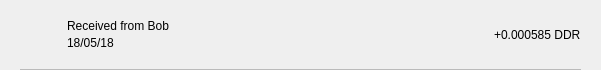
<?xml version="1.0" encoding="UTF-8"?>
<ui version="4.0">
 <class>TxRow</class>
 <widget class="QWidget" name="TxRow">
  <property name="geometry">
   <rect>
    <x>0</x>
    <y>0</y>
    <width>601</width>
    <height>70</height>
   </rect>
  </property>
  <property name="minimumSize">
   <size>
    <width>0</width>
    <height>40</height>
   </size>
  </property>
  <property name="windowTitle">
   <string>Form</string>
  </property>
  <layout class="QVBoxLayout" name="verticalLayout_3">
   <property name="spacing">
    <number>0</number>
   </property>
   <property name="leftMargin">
    <number>0</number>
   </property>
   <property name="topMargin">
    <number>0</number>
   </property>
   <property name="rightMargin">
    <number>0</number>
   </property>
   <property name="bottomMargin">
    <number>0</number>
   </property>
   <item>
    <widget class="QWidget" name="rowContainer" native="true">
     <layout class="QVBoxLayout" name="verticalLayout_2">
      <property name="spacing">
       <number>9</number>
      </property>
      <property name="leftMargin">
       <number>20</number>
      </property>
      <property name="topMargin">
       <number>9</number>
      </property>
      <property name="rightMargin">
       <number>20</number>
      </property>
      <property name="bottomMargin">
       <number>0</number>
      </property>
      <item>
       <widget class="QFrame" name="frame">
        <property name="styleSheet">
         <string notr="true">border:none;</string>
        </property>
        <property name="frameShape">
         <enum>QFrame::StyledPanel</enum>
        </property>
        <property name="frameShadow">
         <enum>QFrame::Raised</enum>
        </property>
        <layout class="QHBoxLayout" name="horizontalLayout" stretch="0,2,0">
         <property name="leftMargin">
          <number>0</number>
         </property>
         <property name="topMargin">
          <number>0</number>
         </property>
         <property name="rightMargin">
          <number>0</number>
         </property>
         <property name="bottomMargin">
          <number>0</number>
         </property>
         <item>
          <widget class="QPushButton" name="icon">
           <property name="focusPolicy">
            <enum>Qt::NoFocus</enum>
           </property>
           <property name="styleSheet">
            <string notr="true">border:none;</string>
           </property>
           <property name="text">
            <string/>
           </property>
           <property name="iconSize">
            <size>
             <width>28</width>
             <height>28</height>
            </size>
           </property>
          </widget>
         </item>
         <item>
          <layout class="QVBoxLayout" name="verticalLayout">
           <property name="spacing">
            <number>3</number>
           </property>
           <property name="leftMargin">
            <number>9</number>
           </property>
           <item>
            <widget class="QLabel" name="lblAddress">
             <property name="styleSheet">
              <string notr="true"/>
             </property>
             <property name="text">
              <string>Received from Bob</string>
             </property>
             <property name="alignment">
              <set>Qt::AlignBottom|Qt::AlignLeading|Qt::AlignLeft</set>
             </property>
            </widget>
           </item>
           <item>
            <widget class="QLabel" name="lblDate">
             <property name="styleSheet">
              <string notr="true"/>
             </property>
             <property name="text">
              <string>18/05/18</string>
             </property>
             <property name="alignment">
              <set>Qt::AlignLeading|Qt::AlignLeft|Qt::AlignTop</set>
             </property>
            </widget>
           </item>
          </layout>
         </item>
         <item>
          <widget class="QLabel" name="lblAmount">
           <property name="styleSheet">
            <string notr="true"/>
           </property>
           <property name="text">
            <string>+0.000585 DDR</string>
           </property>
          </widget>
         </item>
        </layout>
       </widget>
      </item>
      <item>
       <widget class="QLabel" name="lblDivisory">
        <property name="minimumSize">
         <size>
          <width>0</width>
          <height>1</height>
         </size>
        </property>
        <property name="maximumSize">
         <size>
          <width>16777215</width>
          <height>1</height>
         </size>
        </property>
        <property name="styleSheet">
         <string notr="true">background-color:#bababa;</string>
        </property>
        <property name="text">
         <string/>
        </property>
        <property name="alignment">
         <set>Qt::AlignBottom|Qt::AlignLeading|Qt::AlignLeft</set>
        </property>
       </widget>
      </item>
     </layout>
    </widget>
   </item>
  </layout>
 </widget>
 <resources/>
 <connections/>
</ui>
